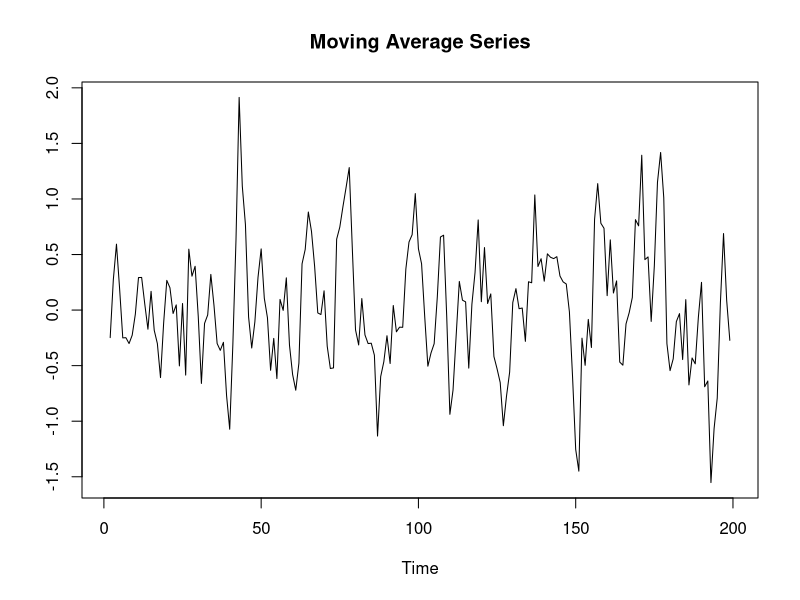
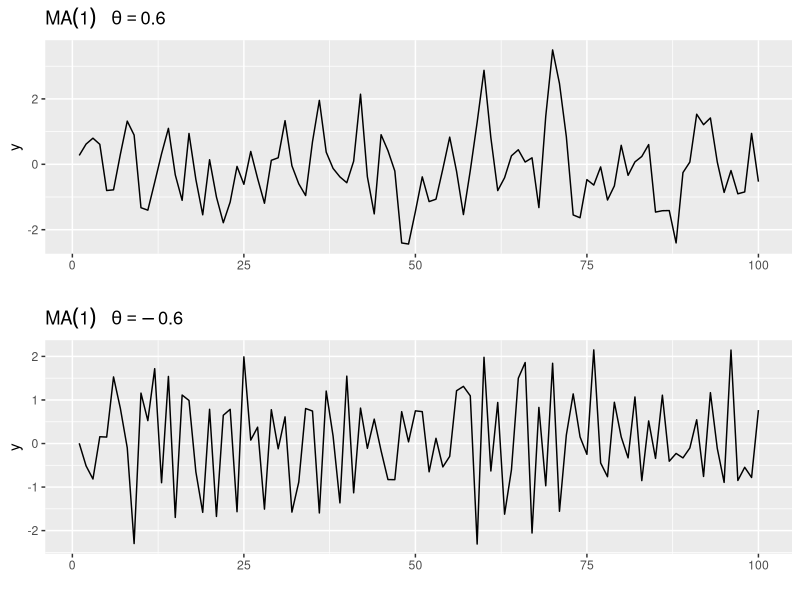
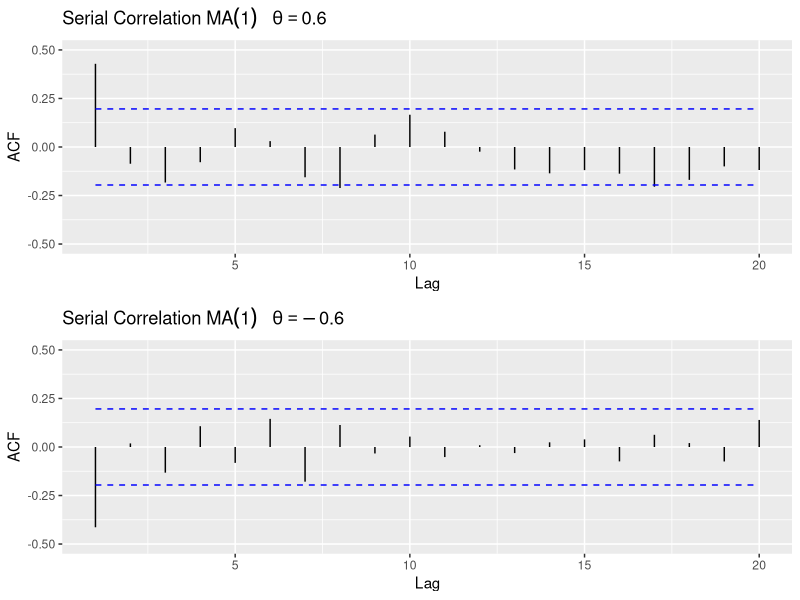

R code for these plots, in order:
### Source:https://www.geo.fu-berlin.de/en/v/soga-r/Introduction-to-R/index.html ###
set.seed(250)
### white noise series ###
w <- rnorm(n = 200, mean = 0, sd = 1)
## moving average
y_ma <- stats::filter(w, rep(1 / 3, 3))
plot.ts(y_ma, main = "Moving Average Series", ylab = "")
### MA(1) ###
ma1_1 <- arima.sim(list(order = c(0, 0, 1), ma = 0.6), n = 100)
ma1_2 <- arima.sim(list(order = c(0, 0, 1), ma = -0.6), n = 100)
library(ggplot2)
library(ggfortify)
library(gridExtra)

p1 <- autoplot(ma1_1,
  ylab = "y",
  main = (expression(MA(1) ~ ~ ~ theta == 0.6))
)

p2 <- autoplot(ma1_2,
  ylab = "y",
  main = (expression(MA(1) ~ ~ ~ theta == -0.6))
)

grid.arrange(p1, p2, ncol = 1)
### The correlogram for MA(1) ###
p1 <- autoplot(acf(ma1_1, plot = FALSE)) +
  ggtitle(expression("Serial Correlation " * MA(1) ~ ~ ~ theta == 0.6)) +
  xlim(1, 20) +
  ylim(-0.5, 0.5)

p2 <- autoplot(acf(ma1_2, plot = FALSE)) +
  ggtitle(expression("Serial Correlation " * MA(1) ~ ~ ~ theta == -0.6)) +
  xlim(1, 20) +
  ylim(-0.5, 0.5)

grid.arrange(p1, p2, ncol = 1)

### Compare with Exhibit 7.4 (p.545)                                       ###
### Source:Christiaan Heij, Paul de Boer, Philip Hans Franses, Teun Kloek, ###
### Herman K. van Dijk (2004).Econometric Methods with Applications in     ###
### Business and Economics. Oxford University Press                        ###
